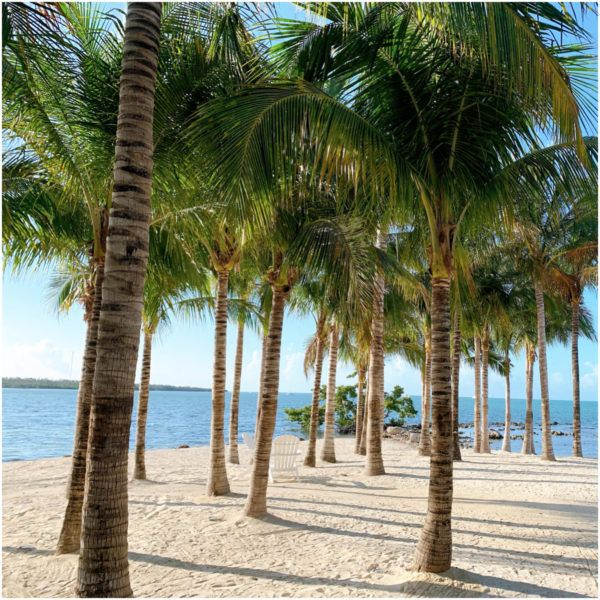
#> input picture K_Means/original.jpg, 600 x 600 px
$ python kmeans_imageprocessing.py original.jpg 3
#> lines starting #> are read from the running program, lines starting #| are printed output that depends on the picture
import urllib.request
import io
from PIL import Image
from random import randint
import sys
import time

URL = sys.argv[1]
f = io.BytesIO(urllib.request.urlopen(URL).read()) # Download the picture at the url as a file object
img = Image.open(f) # You can also use this on a local file; just put the local filename in quotes in place of f.
#> img is the input picture: PIL image 600x600 RGB; mean R, G, B 120.3, 125.2, 104.3
#img.show() # Send the image to your OS to be displayed as a temporary file
#print(img.size) # A tuple. Note: width first THEN height. PIL goes [x, y] with y counting from the top of the frame.
pix = img.load() # Pix is a pixel manipulation object; we can assign pixel values and img will change as we do so.
#print(pix[2,5]) # Access the color at a specific location; note [x, y] NOT [row, column].
#pix[2,5] = (255, 255, 255) # Set the pixel to white. Note this is called on “pix”, but it modifies “img”.
#img.show() # Now, you should see a single white pixel near the upper left corner
#img.save("my_image.png") # Save the resulting image. Alter your filename as necessary.

K = int(sys.argv[2])
dimensions = img.size
#> dimensions = (600, 600)

#27-color naïve quantization
"""for x in range(dimensions[0]):
    for y in range(dimensions[1]):
        pix_tuple = pix[x,y]
        temp_list = []
        for rgb_value in pix_tuple:
            if rgb_value<(255//3):
                temp_list.append(0)
            elif rgb_value>((255*2)//3):
                temp_list.append(255)
            else:
                temp_list.append(127)
        pix[x,y] = tuple(temp_list)
img.show()
img.save("27-color_naive.png")

#8-color naive quantization
for x in range(dimensions[0]):
    for y in range(dimensions[1]):
        pix_tuple = pix[x,y]
        temp_list = []
        for rgb_value in pix_tuple:
            if rgb_value<128:
                temp_list.append(0)
            elif rgb_value>=128:
                temp_list.append(255)
        pix[x,y] = tuple(temp_list)
img.show()
img.save("8-color_naive.png")"""

#K-color kmeans
start1 = time.perf_counter()
means = []
for i in range(0, K):
    x, y = randint(0, dimensions[0]), randint(0, dimensions[1])
    means.append(pix[x, y])
#> after the loop, means = [(170, 154, 118), (202, 236, 246), (244, 228, 203)]

pixel_means = [[] for _ in range(K)]
all_means = []
all_means.append(means.copy())

dict_of_pixels = dict()
for i in range(dimensions[0]):
    for j in range(dimensions[1]):
        if pix[i, j] in dict_of_pixels.keys():
            dict_of_pixels[pix[i, j]].append((i, j))
        else:
            dict_of_pixels[pix[i, j]] = [(i, j)]
#> after the loop, dict_of_pixels = 131062 items
for k, v in dict_of_pixels.items():
    dict_of_pixels[k] = len(v)
#> this loop made 131062 passes
#> (k, v) on passes 2, 5, 6: ((248, 247, 242), [(0, 1), (151, 361)]), ((231, 229, 232), [(0, 4)]), ((229, 229, 231), [(0, 6)])
i=0
while True:
    #print(i, means)
    #i+=1
    #Loop through all pixels, find which means it's closest to, place accordingly
    start = time.perf_counter()
    for key, value in dict_of_pixels.items():
        list_of_squared_errors = []
        for mean in means:
            list_of_squared_errors.append(((key[0]-mean[0])**2)+((key[1]-mean[1])**2)+((key[2]-mean[2])**2))
        index = means.index(means[list_of_squared_errors.index(min(list_of_squared_errors))])
        pixel_means[index].append((key, value))
    means.clear()
    #Find average of all groups, make that the new means values
    for pixel_mean in pixel_means:
        t_0_sum, t_1_sum, t_2_sum = 0, 0, 0
        length = 0
        for x in pixel_mean:
            key, values = x[0], x[1]
            length+=values
            t_0_sum+=values*key[0]
            t_1_sum+=values*key[1]
            t_2_sum+=values*key[2]
        updated_means_value = ((t_0_sum/length), (t_1_sum/length), (t_2_sum/length))
        means.append(updated_means_value)
    #Check if means are stable (no mean changes value)
    if means==all_means[-1]:
        break
    else:
        all_means.append(means.copy())
    pixel_means.clear()
    pixel_means = [[] for _ in range(K)]
#> after the loop, all_means = 40 items; means = [(50.03, 55.54, 25.65), (205, 212.5, 207.9), (122, 121.8, 93.32)]
k_specific_means = all_means[-1]
#> k_specific_means has the same summary as means
for x in range(dimensions[0]):
    for y in range(dimensions[1]):
        pix_tuple = pix[x,y]
        list_of_squared_errors = []
        for mean in k_specific_means:
            list_of_squared_errors.append(((pix_tuple[0]-mean[0])**2)+((pix_tuple[1]-mean[1])**2)+((pix_tuple[2]-mean[2])**2))
        updated_pix_unrounded = k_specific_means[list_of_squared_errors.index(min(list_of_squared_errors))]
        t2 = (round(updated_pix_unrounded[0]), round(updated_pix_unrounded[1]), round(updated_pix_unrounded[2]))
        pix[x,y] = t2
#img.show()
img.save("kmeansout.png")
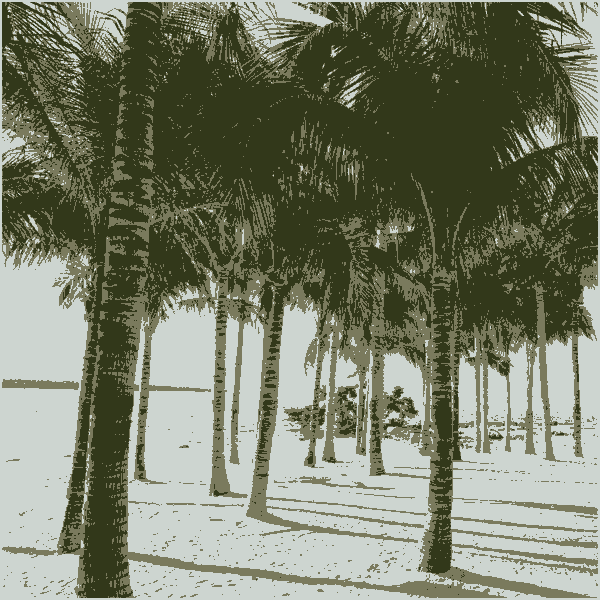
#> saved as kmeansout.png: PIL image 600x600 RGB; mean R, G, B 120.3, 125.6, 104.4
